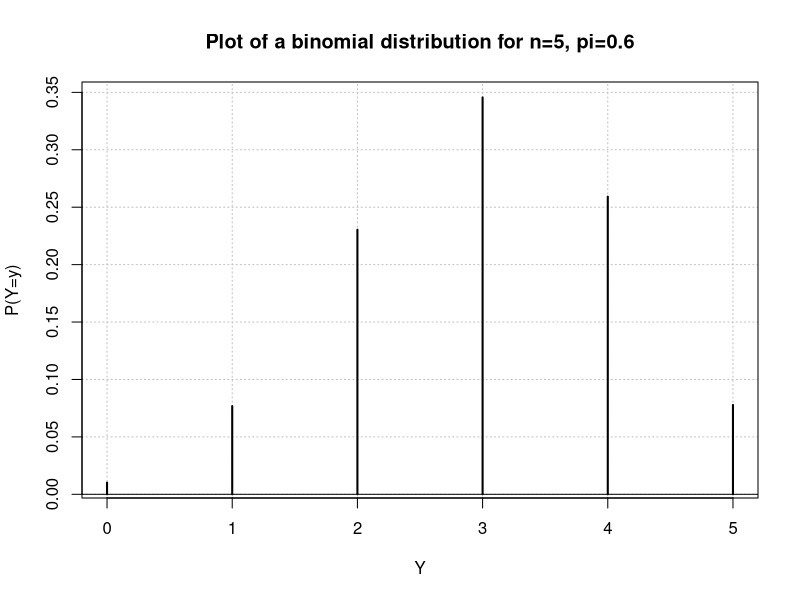
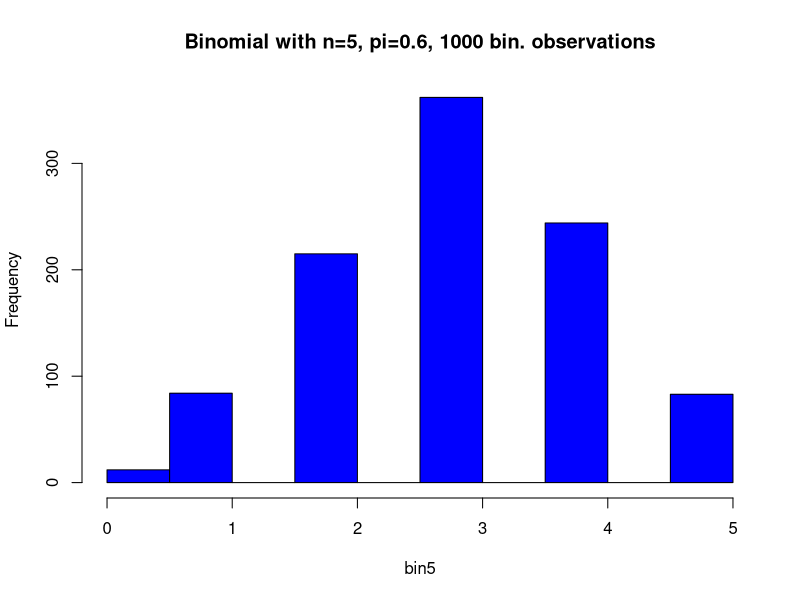
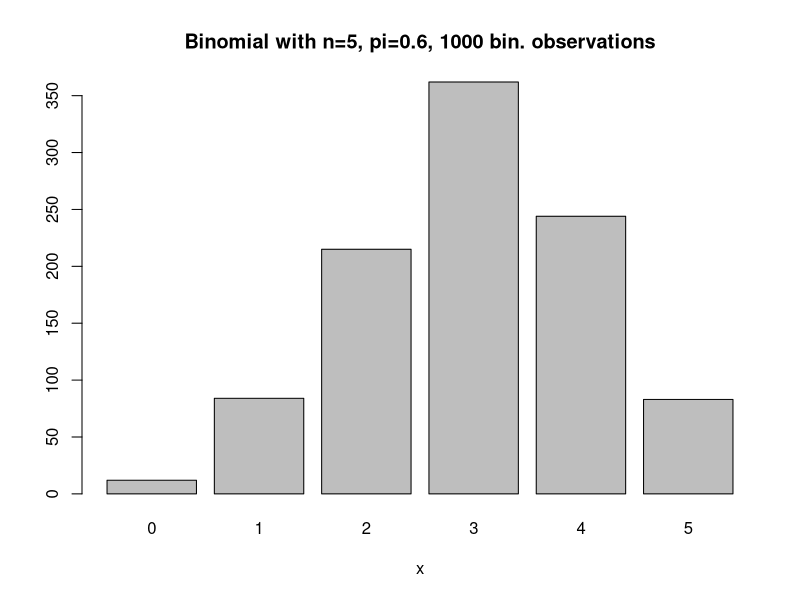

Recreate these plots in R, in order.
#####################################################################
# NAME:  Chris Bilder                                               #
# DATE:  12-19-01                                                   #
# UPDATE: 12-7-03, 12-2-06, 12-13-07                                #
# PURPOSE: Find binomial distribution                               #
#                                                                   #
# NOTES:                                                            #
#####################################################################

#n=5, pi=0.6
pdf<-dbinom(x = 0:5, size = 5, prob = 0.6) 
pdf

pdf<-dbinom(0:5, 5, 0.6) 
pdf


#Make the printing look a little nicer
save<-data.frame(Y=0:5, prob=round(pdf,4))
save 

plot(x = save$Y, y = save$prob, type = "h", xlab = "Y", ylab = "P(Y=y)", 
     main = "Plot of a binomial distribution for n=5, pi=0.6", 
     panel.first=grid(col="gray", lty="dotted"), lwd = 2)
abline(h = 0)

#Simulate observations from a Binomial distribution
set.seed(4848)
bin5<-rbinom(n = 1000, size = 5, prob = 0.6)
bin5[1:20]

mean(bin5)
var(bin5)

hist(bin5, main = "Binomial with n=5, pi=0.6, 1000 bin. observations", col = "blue")


#Better plot
save.count<-table(bin5)
save.count
barplot(height = save.count, names = c("0", "1", "2", "3", "4", "5"), main = "Binomial with n=5, pi=0.6, 1000 bin. observations", xlab = "x")
